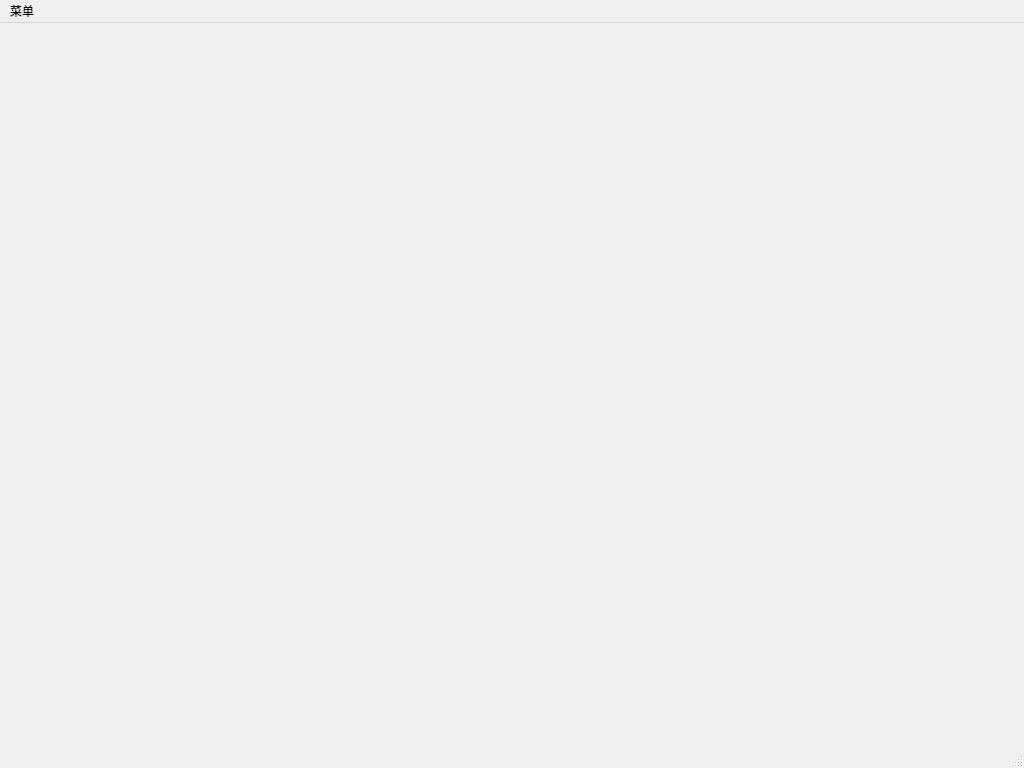
<?xml version="1.0" encoding="UTF-8"?>
<ui version="4.0">
 <class>KEditorClass</class>
 <widget class="QMainWindow" name="KEditorClass">
  <property name="geometry">
   <rect>
    <x>0</x>
    <y>0</y>
    <width>1024</width>
    <height>768</height>
   </rect>
  </property>
  <property name="windowTitle">
   <string>KEditor</string>
  </property>
  <widget class="QWidget" name="centralWidget"/>
  <widget class="QMenuBar" name="menuBar">
   <property name="geometry">
    <rect>
     <x>0</x>
     <y>0</y>
     <width>1024</width>
     <height>23</height>
    </rect>
   </property>
   <widget class="QMenu" name="menu">
    <property name="title">
     <string>菜单</string>
    </property>
   </widget>
   <addaction name="menu"/>
  </widget>
  <widget class="QStatusBar" name="statusBar"/>
 </widget>
 <layoutdefault spacing="6" margin="11"/>
 <resources>
  <include location="KEditor.qrc"/>
 </resources>
 <connections/>
</ui>
